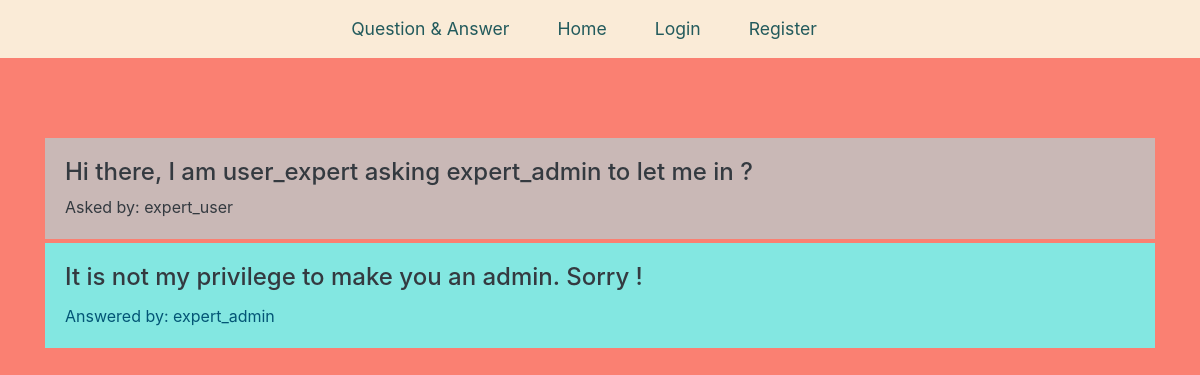
Screenshot of /question/6 with the database file from the repository.
### tables this page shows
CREATE TABLE questions (
    id integer primary key autoincrement,
    question_text text not null,
    answer_text text,
    asked_by_id integer not null,
    expert_id integer not null    
);

CREATE TABLE users (
    id integer primary key autoincrement,
    name text not null,
    hashed_password text not null,
    expert boolean not null,
    admin boolean not null
);

### app.py (the view)
@app.route("/question/<question_id>")
def question(question_id):
    user_properties = get_current_user()
    db = get_db()
    question_cur = db.execute(
        """select
            questions.question_text,
            questions.answer_text,
            askers.name as asker_name,
            experts.name as expert_name
        from questions
        join users as askers on askers.id = questions.asked_by_id
        join users as experts on experts.id = questions.expert_id
        where questions.id=? """,
        [question_id],
    )
    question_db = question_cur.fetchone()
    return render_template("question.html", user=user_properties, question=question_db)

### app.py (called while the page is built, shortened)
def get_current_user():
    user_properties = None
    return user_properties

### database.py (called while the page is built)
def connect_db():
    sql = sqlite3.connect("./questions.db")
    sql.row_factory = sqlite3.Row
    return sql

def get_db():
    if not hasattr(g, "sqlite3"):  # g is globle object that tracks app data
        g.sqlite_db = connect_db()
    return g.sqlite_db

### templates/question.html (shortened to what this page needs)
{% extends "base.html" %}
{% from "nav_links.html" import nav_links %}
{% block nav %} {{nav_links(user)}} {% endblock %}
{% block main %}
<div class="container container-form my-5">
    <div class="card-body text-dark" style="background-color: #c9b8b6;">
        <h4>{{ question["question_text"] }}</h4>
        <p class="card-text text-dark">Asked by: <span>{{ question["asker_name"] }}</span></p>
    </div>
    <div class="card-body mb-1 mt-1" style="background-color: #83e7e1;">
        <h4 class="card-title text-dark">{{ question["answer_text"] }}</h4>
        <p class="card-text" style="color: #035575;">Answered by: <span>{{ question["expert_name"] }}</span></p>
    </div>
</div>
{% endblock %}

### static/styles/base.css (style rules this page uses)
body, .background-base { background-color: salmon !important; }
.container-form { padding-top: 2rem; }

### rows the page displays
questions: question_text "Hi there, I am user_expert asking expert_admin to let me in ?", answer_text "It is not my privilege to make you an admin. Sorry !"
users: asker_name "expert_user"
users: expert_name "expert_admin"
